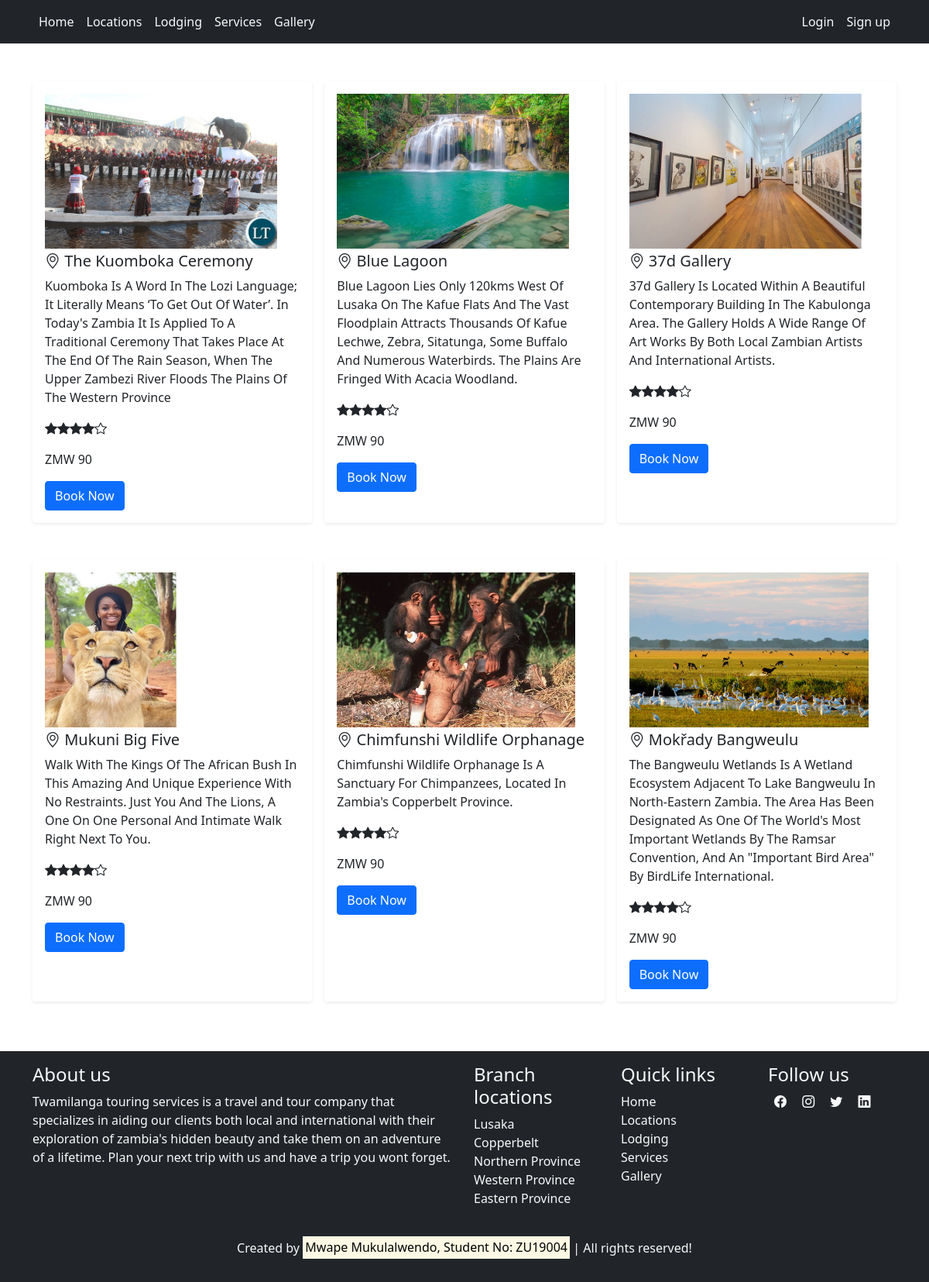
Page /pages/location.php on the committed database.
### tables this page shows
CREATE TABLE `locations` (
  `id` int(11) NOT NULL,
  `name` varchar(60) NOT NULL,
  `description` longtext NOT NULL,
  `image` text NOT NULL,
  `price` double NOT NULL,
  `rating` float NOT NULL,
  `user_id` int(11) NOT NULL,
  `modified` datetime NOT NULL DEFAULT current_timestamp()
);

### api/get_data.php (the view, shortened to what this page needs)
<?php
function get_locations($db_connection){
    $sql = "SELECT * FROM locations";
    if($result = $db_connection->query($sql)){
        if($result->num_rows > 0){
            while($row = $result->fetch_array()){
                echo '<div class="col-md shadow-sm p-3 mx-2 mb-5 bg-body rounded">';
                    echo '<img src="../'.$row['image'].'" class="mb-1" alt="'.$row['name'].'" style="height: 200px;">';
                    echo '<h5><i class="bi bi-geo-alt"></i> '.$row['name'].'</h5>';
                    echo '<p>'.$row['description'].'</p>';
                    echo '<p>';
                        for($i = 1; $i <= $row['rating']; $i++) {
                            echo '<i class="bi bi-star-fill"></i>';
                        }
                        for($i = 1; $i <= (5 - $row['rating']); $i++) {
                            echo '<i class="bi bi-star"></i>';
                        }
                    echo '</p>';
                    echo '<p>ZMW '.$row['price'].'</p>';
                    echo '<a href="book.form.php?location='.$row['id'].'" class="btn btn-primary">Book Now</a>';
                echo '</div>';
            }
        } else {
            echo "No records found matching your request";
        }
    }
}

### rows in the picture
locations: image (picture), name "The Kuomboka Ceremony", description "Kuomboka Is A Word In The Lozi Language; It Literally Means ‘To Get Out Of Water’. In Today's Zambia It Is Applied To A Traditional Ceremony That Takes Place At The End Of The Rain Season, When The Upper Zambezi River Floods The Plains Of The Western Province", rating 4 (drawn), price "90"
locations: image (picture), name "Blue Lagoon", description "Blue Lagoon Lies Only 120kms West Of Lusaka On The Kafue Flats And The Vast Floodplain Attracts Thousands Of Kafue Lechwe, Zebra, Sitatunga, Some Buffalo And Numerous Waterbirds. The Plains Are Fringed With Acacia Woodland.", rating 4 (drawn), price "90"
locations: image (picture), name "37d Gallery", description "37d Gallery Is Located Within A Beautiful Contemporary Building In The Kabulonga Area. The Gallery Holds A Wide Range Of Art Works By Both Local Zambian Artists And International Artists.", rating 4 (drawn), price "90"
locations: image (picture), name "Mukuni Big Five", description "Walk With The Kings Of The African Bush In This Amazing And Unique Experience With No Restraints. Just You And The Lions, A One On One Personal And Intimate Walk Right Next To You.", rating 4 (drawn), price "90"
locations: image (picture), name "Chimfunshi Wildlife Orphanage", description "Chimfunshi Wildlife Orphanage Is A Sanctuary For Chimpanzees, Located In Zambia's Copperbelt Province.", rating 4 (drawn), price "90"
locations: image (picture), name "Mokřady Bangweulu", description "The Bangweulu Wetlands Is A Wetland Ecosystem Adjacent To Lake Bangweulu In North-Eastern Zambia. The Area Has Been Designated As One Of The World's Most Important Wetlands By The Ramsar Convention, And An \"Important Bird Area\" By BirdLife International.", rating 4 (drawn), price "90"
